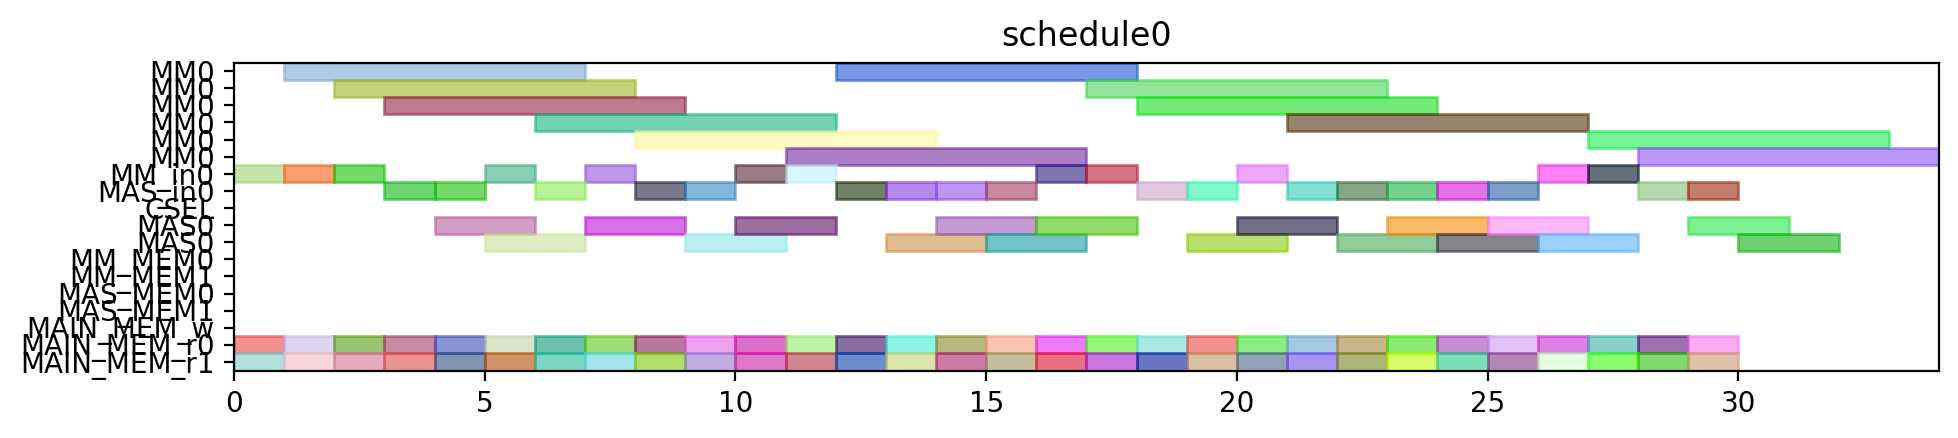

Python code for this plot:
from pyschedule import Scenario, solvers, plotters, alt


def solve():
	horizon = 120
	S = Scenario("schedule0", horizon=horizon)

	# resource
	MM = S.Resources('MM', num=1, size=6)
	MM_in = S.Resources('MM_in', num=1)
	MAS_in = S.Resources('MAS_in', num=1)
	CSEL = S.Resource('CSEL')
	MAS = S.Resources('MAS', num=1, size=2, periods=range(1, horizon))
	MM_MEM = S.Resources('MM_MEM', num=2)
	MAS_MEM = S.Resources('MAS_MEM', num=2)
	MAIN_MEM_w = S.Resource('MAIN_MEM_w', size=1)
	MAIN_MEM_r = S.Resources('MAIN_MEM_r', num=2)

	# result of previous scheduling

	# new tasks
	c_t0_t0_t0 = S.Task('c_t0_t0_t0', length=6, delay_cost=1)
	c_t0_t0_t0 += alt(MM)
	c_t0_t0_t0_in = S.Task('c_t0_t0_t0_in', length=1, delay_cost=1)
	c_t0_t0_t0_in += alt(MM_in)
	S += c_t0_t0_t0_in*MM_in[0]<=c_t0_t0_t0*MM[0]
	c_t0_t0_t0_mem0 = S.Task('c_t0_t0_t0_mem0', length=1, delay_cost=1)
	c_t0_t0_t0_mem0 += MAIN_MEM_r[0]
	S += c_t0_t0_t0_mem0 <= c_t0_t0_t0

	c_t0_t0_t0_mem1 = S.Task('c_t0_t0_t0_mem1', length=1, delay_cost=1)
	c_t0_t0_t0_mem1 += MAIN_MEM_r[1]
	S += c_t0_t0_t0_mem1 <= c_t0_t0_t0

	c_t0_t0_t1 = S.Task('c_t0_t0_t1', length=6, delay_cost=1)
	c_t0_t0_t1 += alt(MM)
	c_t0_t0_t1_in = S.Task('c_t0_t0_t1_in', length=1, delay_cost=1)
	c_t0_t0_t1_in += alt(MM_in)
	S += c_t0_t0_t1_in*MM_in[0]<=c_t0_t0_t1*MM[0]
	c_t0_t0_t1_mem0 = S.Task('c_t0_t0_t1_mem0', length=1, delay_cost=1)
	c_t0_t0_t1_mem0 += MAIN_MEM_r[0]
	S += c_t0_t0_t1_mem0 <= c_t0_t0_t1

	c_t0_t0_t1_mem1 = S.Task('c_t0_t0_t1_mem1', length=1, delay_cost=1)
	c_t0_t0_t1_mem1 += MAIN_MEM_r[1]
	S += c_t0_t0_t1_mem1 <= c_t0_t0_t1

	c_t0_t0_t2 = S.Task('c_t0_t0_t2', length=2, delay_cost=1)
	c_t0_t0_t2 += alt(MAS)
	c_t0_t0_t2_in = S.Task('c_t0_t0_t2_in', length=1, delay_cost=1)
	c_t0_t0_t2_in += alt(MAS_in)
	S += c_t0_t0_t2_in*MAS_in[0]<=c_t0_t0_t2*MAS[0]

	c_t0_t0_t2_mem0 = S.Task('c_t0_t0_t2_mem0', length=1, delay_cost=1)
	c_t0_t0_t2_mem0 += MAIN_MEM_r[0]
	S += c_t0_t0_t2_mem0 <= c_t0_t0_t2

	c_t0_t0_t2_mem1 = S.Task('c_t0_t0_t2_mem1', length=1, delay_cost=1)
	c_t0_t0_t2_mem1 += MAIN_MEM_r[1]
	S += c_t0_t0_t2_mem1 <= c_t0_t0_t2

	c_t0_t0_t3 = S.Task('c_t0_t0_t3', length=2, delay_cost=1)
	c_t0_t0_t3 += alt(MAS)
	c_t0_t0_t3_in = S.Task('c_t0_t0_t3_in', length=1, delay_cost=1)
	c_t0_t0_t3_in += alt(MAS_in)
	S += c_t0_t0_t3_in*MAS_in[0]<=c_t0_t0_t3*MAS[0]

	c_t0_t0_t3_mem0 = S.Task('c_t0_t0_t3_mem0', length=1, delay_cost=1)
	c_t0_t0_t3_mem0 += MAIN_MEM_r[0]
	S += c_t0_t0_t3_mem0 <= c_t0_t0_t3

	c_t0_t0_t3_mem1 = S.Task('c_t0_t0_t3_mem1', length=1, delay_cost=1)
	c_t0_t0_t3_mem1 += MAIN_MEM_r[1]
	S += c_t0_t0_t3_mem1 <= c_t0_t0_t3

	c_t0_t1_t0 = S.Task('c_t0_t1_t0', length=6, delay_cost=1)
	c_t0_t1_t0 += alt(MM)
	c_t0_t1_t0_in = S.Task('c_t0_t1_t0_in', length=1, delay_cost=1)
	c_t0_t1_t0_in += alt(MM_in)
	S += c_t0_t1_t0_in*MM_in[0]<=c_t0_t1_t0*MM[0]
	c_t0_t1_t0_mem0 = S.Task('c_t0_t1_t0_mem0', length=1, delay_cost=1)
	c_t0_t1_t0_mem0 += MAIN_MEM_r[0]
	S += c_t0_t1_t0_mem0 <= c_t0_t1_t0

	c_t0_t1_t0_mem1 = S.Task('c_t0_t1_t0_mem1', length=1, delay_cost=1)
	c_t0_t1_t0_mem1 += MAIN_MEM_r[1]
	S += c_t0_t1_t0_mem1 <= c_t0_t1_t0

	c_t0_t1_t1 = S.Task('c_t0_t1_t1', length=6, delay_cost=1)
	c_t0_t1_t1 += alt(MM)
	c_t0_t1_t1_in = S.Task('c_t0_t1_t1_in', length=1, delay_cost=1)
	c_t0_t1_t1_in += alt(MM_in)
	S += c_t0_t1_t1_in*MM_in[0]<=c_t0_t1_t1*MM[0]
	c_t0_t1_t1_mem0 = S.Task('c_t0_t1_t1_mem0', length=1, delay_cost=1)
	c_t0_t1_t1_mem0 += MAIN_MEM_r[0]
	S += c_t0_t1_t1_mem0 <= c_t0_t1_t1

	c_t0_t1_t1_mem1 = S.Task('c_t0_t1_t1_mem1', length=1, delay_cost=1)
	c_t0_t1_t1_mem1 += MAIN_MEM_r[1]
	S += c_t0_t1_t1_mem1 <= c_t0_t1_t1

	c_t0_t1_t2 = S.Task('c_t0_t1_t2', length=2, delay_cost=1)
	c_t0_t1_t2 += alt(MAS)
	c_t0_t1_t2_in = S.Task('c_t0_t1_t2_in', length=1, delay_cost=1)
	c_t0_t1_t2_in += alt(MAS_in)
	S += c_t0_t1_t2_in*MAS_in[0]<=c_t0_t1_t2*MAS[0]

	c_t0_t1_t2_mem0 = S.Task('c_t0_t1_t2_mem0', length=1, delay_cost=1)
	c_t0_t1_t2_mem0 += MAIN_MEM_r[0]
	S += c_t0_t1_t2_mem0 <= c_t0_t1_t2

	c_t0_t1_t2_mem1 = S.Task('c_t0_t1_t2_mem1', length=1, delay_cost=1)
	c_t0_t1_t2_mem1 += MAIN_MEM_r[1]
	S += c_t0_t1_t2_mem1 <= c_t0_t1_t2

	c_t0_t1_t3 = S.Task('c_t0_t1_t3', length=2, delay_cost=1)
	c_t0_t1_t3 += alt(MAS)
	c_t0_t1_t3_in = S.Task('c_t0_t1_t3_in', length=1, delay_cost=1)
	c_t0_t1_t3_in += alt(MAS_in)
	S += c_t0_t1_t3_in*MAS_in[0]<=c_t0_t1_t3*MAS[0]

	c_t0_t1_t3_mem0 = S.Task('c_t0_t1_t3_mem0', length=1, delay_cost=1)
	c_t0_t1_t3_mem0 += MAIN_MEM_r[0]
	S += c_t0_t1_t3_mem0 <= c_t0_t1_t3

	c_t0_t1_t3_mem1 = S.Task('c_t0_t1_t3_mem1', length=1, delay_cost=1)
	c_t0_t1_t3_mem1 += MAIN_MEM_r[1]
	S += c_t0_t1_t3_mem1 <= c_t0_t1_t3

	c_t0_t20 = S.Task('c_t0_t20', length=2, delay_cost=1)
	c_t0_t20 += alt(MAS)
	c_t0_t20_in = S.Task('c_t0_t20_in', length=1, delay_cost=1)
	c_t0_t20_in += alt(MAS_in)
	S += c_t0_t20_in*MAS_in[0]<=c_t0_t20*MAS[0]

	c_t0_t20_mem0 = S.Task('c_t0_t20_mem0', length=1, delay_cost=1)
	c_t0_t20_mem0 += MAIN_MEM_r[0]
	S += c_t0_t20_mem0 <= c_t0_t20

	c_t0_t20_mem1 = S.Task('c_t0_t20_mem1', length=1, delay_cost=1)
	c_t0_t20_mem1 += MAIN_MEM_r[1]
	S += c_t0_t20_mem1 <= c_t0_t20

	c_t0_t21 = S.Task('c_t0_t21', length=2, delay_cost=1)
	c_t0_t21 += alt(MAS)
	c_t0_t21_in = S.Task('c_t0_t21_in', length=1, delay_cost=1)
	c_t0_t21_in += alt(MAS_in)
	S += c_t0_t21_in*MAS_in[0]<=c_t0_t21*MAS[0]

	c_t0_t21_mem0 = S.Task('c_t0_t21_mem0', length=1, delay_cost=1)
	c_t0_t21_mem0 += MAIN_MEM_r[0]
	S += c_t0_t21_mem0 <= c_t0_t21

	c_t0_t21_mem1 = S.Task('c_t0_t21_mem1', length=1, delay_cost=1)
	c_t0_t21_mem1 += MAIN_MEM_r[1]
	S += c_t0_t21_mem1 <= c_t0_t21

	c_t0_t30 = S.Task('c_t0_t30', length=2, delay_cost=1)
	c_t0_t30 += alt(MAS)
	c_t0_t30_in = S.Task('c_t0_t30_in', length=1, delay_cost=1)
	c_t0_t30_in += alt(MAS_in)
	S += c_t0_t30_in*MAS_in[0]<=c_t0_t30*MAS[0]

	c_t0_t30_mem0 = S.Task('c_t0_t30_mem0', length=1, delay_cost=1)
	c_t0_t30_mem0 += MAIN_MEM_r[0]
	S += c_t0_t30_mem0 <= c_t0_t30

	c_t0_t30_mem1 = S.Task('c_t0_t30_mem1', length=1, delay_cost=1)
	c_t0_t30_mem1 += MAIN_MEM_r[1]
	S += c_t0_t30_mem1 <= c_t0_t30

	c_t0_t31 = S.Task('c_t0_t31', length=2, delay_cost=1)
	c_t0_t31 += alt(MAS)
	c_t0_t31_in = S.Task('c_t0_t31_in', length=1, delay_cost=1)
	c_t0_t31_in += alt(MAS_in)
	S += c_t0_t31_in*MAS_in[0]<=c_t0_t31*MAS[0]

	c_t0_t31_mem0 = S.Task('c_t0_t31_mem0', length=1, delay_cost=1)
	c_t0_t31_mem0 += MAIN_MEM_r[0]
	S += c_t0_t31_mem0 <= c_t0_t31

	c_t0_t31_mem1 = S.Task('c_t0_t31_mem1', length=1, delay_cost=1)
	c_t0_t31_mem1 += MAIN_MEM_r[1]
	S += c_t0_t31_mem1 <= c_t0_t31

	c_t1_t0_t0 = S.Task('c_t1_t0_t0', length=6, delay_cost=1)
	c_t1_t0_t0 += alt(MM)
	c_t1_t0_t0_in = S.Task('c_t1_t0_t0_in', length=1, delay_cost=1)
	c_t1_t0_t0_in += alt(MM_in)
	S += c_t1_t0_t0_in*MM_in[0]<=c_t1_t0_t0*MM[0]
	c_t1_t0_t0_mem0 = S.Task('c_t1_t0_t0_mem0', length=1, delay_cost=1)
	c_t1_t0_t0_mem0 += MAIN_MEM_r[0]
	S += c_t1_t0_t0_mem0 <= c_t1_t0_t0

	c_t1_t0_t0_mem1 = S.Task('c_t1_t0_t0_mem1', length=1, delay_cost=1)
	c_t1_t0_t0_mem1 += MAIN_MEM_r[1]
	S += c_t1_t0_t0_mem1 <= c_t1_t0_t0

	c_t1_t0_t1 = S.Task('c_t1_t0_t1', length=6, delay_cost=1)
	c_t1_t0_t1 += alt(MM)
	c_t1_t0_t1_in = S.Task('c_t1_t0_t1_in', length=1, delay_cost=1)
	c_t1_t0_t1_in += alt(MM_in)
	S += c_t1_t0_t1_in*MM_in[0]<=c_t1_t0_t1*MM[0]
	c_t1_t0_t1_mem0 = S.Task('c_t1_t0_t1_mem0', length=1, delay_cost=1)
	c_t1_t0_t1_mem0 += MAIN_MEM_r[0]
	S += c_t1_t0_t1_mem0 <= c_t1_t0_t1

	c_t1_t0_t1_mem1 = S.Task('c_t1_t0_t1_mem1', length=1, delay_cost=1)
	c_t1_t0_t1_mem1 += MAIN_MEM_r[1]
	S += c_t1_t0_t1_mem1 <= c_t1_t0_t1

	c_t1_t0_t2 = S.Task('c_t1_t0_t2', length=2, delay_cost=1)
	c_t1_t0_t2 += alt(MAS)
	c_t1_t0_t2_in = S.Task('c_t1_t0_t2_in', length=1, delay_cost=1)
	c_t1_t0_t2_in += alt(MAS_in)
	S += c_t1_t0_t2_in*MAS_in[0]<=c_t1_t0_t2*MAS[0]

	c_t1_t0_t2_mem0 = S.Task('c_t1_t0_t2_mem0', length=1, delay_cost=1)
	c_t1_t0_t2_mem0 += MAIN_MEM_r[0]
	S += c_t1_t0_t2_mem0 <= c_t1_t0_t2

	c_t1_t0_t2_mem1 = S.Task('c_t1_t0_t2_mem1', length=1, delay_cost=1)
	c_t1_t0_t2_mem1 += MAIN_MEM_r[1]
	S += c_t1_t0_t2_mem1 <= c_t1_t0_t2

	c_t1_t0_t3 = S.Task('c_t1_t0_t3', length=2, delay_cost=1)
	c_t1_t0_t3 += alt(MAS)
	c_t1_t0_t3_in = S.Task('c_t1_t0_t3_in', length=1, delay_cost=1)
	c_t1_t0_t3_in += alt(MAS_in)
	S += c_t1_t0_t3_in*MAS_in[0]<=c_t1_t0_t3*MAS[0]

	c_t1_t0_t3_mem0 = S.Task('c_t1_t0_t3_mem0', length=1, delay_cost=1)
	c_t1_t0_t3_mem0 += MAIN_MEM_r[0]
	S += c_t1_t0_t3_mem0 <= c_t1_t0_t3

	c_t1_t0_t3_mem1 = S.Task('c_t1_t0_t3_mem1', length=1, delay_cost=1)
	c_t1_t0_t3_mem1 += MAIN_MEM_r[1]
	S += c_t1_t0_t3_mem1 <= c_t1_t0_t3

	c_t1_t1_t0 = S.Task('c_t1_t1_t0', length=6, delay_cost=1)
	c_t1_t1_t0 += alt(MM)
	c_t1_t1_t0_in = S.Task('c_t1_t1_t0_in', length=1, delay_cost=1)
	c_t1_t1_t0_in += alt(MM_in)
	S += c_t1_t1_t0_in*MM_in[0]<=c_t1_t1_t0*MM[0]
	c_t1_t1_t0_mem0 = S.Task('c_t1_t1_t0_mem0', length=1, delay_cost=1)
	c_t1_t1_t0_mem0 += MAIN_MEM_r[0]
	S += c_t1_t1_t0_mem0 <= c_t1_t1_t0

	c_t1_t1_t0_mem1 = S.Task('c_t1_t1_t0_mem1', length=1, delay_cost=1)
	c_t1_t1_t0_mem1 += MAIN_MEM_r[1]
	S += c_t1_t1_t0_mem1 <= c_t1_t1_t0

	c_t1_t1_t1 = S.Task('c_t1_t1_t1', length=6, delay_cost=1)
	c_t1_t1_t1 += alt(MM)
	c_t1_t1_t1_in = S.Task('c_t1_t1_t1_in', length=1, delay_cost=1)
	c_t1_t1_t1_in += alt(MM_in)
	S += c_t1_t1_t1_in*MM_in[0]<=c_t1_t1_t1*MM[0]
	c_t1_t1_t1_mem0 = S.Task('c_t1_t1_t1_mem0', length=1, delay_cost=1)
	c_t1_t1_t1_mem0 += MAIN_MEM_r[0]
	S += c_t1_t1_t1_mem0 <= c_t1_t1_t1

	c_t1_t1_t1_mem1 = S.Task('c_t1_t1_t1_mem1', length=1, delay_cost=1)
	c_t1_t1_t1_mem1 += MAIN_MEM_r[1]
	S += c_t1_t1_t1_mem1 <= c_t1_t1_t1

	c_t1_t1_t2 = S.Task('c_t1_t1_t2', length=2, delay_cost=1)
	c_t1_t1_t2 += alt(MAS)
	c_t1_t1_t2_in = S.Task('c_t1_t1_t2_in', length=1, delay_cost=1)
	c_t1_t1_t2_in += alt(MAS_in)
	S += c_t1_t1_t2_in*MAS_in[0]<=c_t1_t1_t2*MAS[0]

	c_t1_t1_t2_mem0 = S.Task('c_t1_t1_t2_mem0', length=1, delay_cost=1)
	c_t1_t1_t2_mem0 += MAIN_MEM_r[0]
	S += c_t1_t1_t2_mem0 <= c_t1_t1_t2

	c_t1_t1_t2_mem1 = S.Task('c_t1_t1_t2_mem1', length=1, delay_cost=1)
	c_t1_t1_t2_mem1 += MAIN_MEM_r[1]
	S += c_t1_t1_t2_mem1 <= c_t1_t1_t2

	c_t1_t1_t3 = S.Task('c_t1_t1_t3', length=2, delay_cost=1)
	c_t1_t1_t3 += alt(MAS)
	c_t1_t1_t3_in = S.Task('c_t1_t1_t3_in', length=1, delay_cost=1)
	c_t1_t1_t3_in += alt(MAS_in)
	S += c_t1_t1_t3_in*MAS_in[0]<=c_t1_t1_t3*MAS[0]

	c_t1_t1_t3_mem0 = S.Task('c_t1_t1_t3_mem0', length=1, delay_cost=1)
	c_t1_t1_t3_mem0 += MAIN_MEM_r[0]
	S += c_t1_t1_t3_mem0 <= c_t1_t1_t3

	c_t1_t1_t3_mem1 = S.Task('c_t1_t1_t3_mem1', length=1, delay_cost=1)
	c_t1_t1_t3_mem1 += MAIN_MEM_r[1]
	S += c_t1_t1_t3_mem1 <= c_t1_t1_t3

	c_t1_t20 = S.Task('c_t1_t20', length=2, delay_cost=1)
	c_t1_t20 += alt(MAS)
	c_t1_t20_in = S.Task('c_t1_t20_in', length=1, delay_cost=1)
	c_t1_t20_in += alt(MAS_in)
	S += c_t1_t20_in*MAS_in[0]<=c_t1_t20*MAS[0]

	c_t1_t20_mem0 = S.Task('c_t1_t20_mem0', length=1, delay_cost=1)
	c_t1_t20_mem0 += MAIN_MEM_r[0]
	S += c_t1_t20_mem0 <= c_t1_t20

	c_t1_t20_mem1 = S.Task('c_t1_t20_mem1', length=1, delay_cost=1)
	c_t1_t20_mem1 += MAIN_MEM_r[1]
	S += c_t1_t20_mem1 <= c_t1_t20

	c_t1_t21 = S.Task('c_t1_t21', length=2, delay_cost=1)
	c_t1_t21 += alt(MAS)
	c_t1_t21_in = S.Task('c_t1_t21_in', length=1, delay_cost=1)
	c_t1_t21_in += alt(MAS_in)
	S += c_t1_t21_in*MAS_in[0]<=c_t1_t21*MAS[0]

	c_t1_t21_mem0 = S.Task('c_t1_t21_mem0', length=1, delay_cost=1)
	c_t1_t21_mem0 += MAIN_MEM_r[0]
	S += c_t1_t21_mem0 <= c_t1_t21

	c_t1_t21_mem1 = S.Task('c_t1_t21_mem1', length=1, delay_cost=1)
	c_t1_t21_mem1 += MAIN_MEM_r[1]
	S += c_t1_t21_mem1 <= c_t1_t21

	c_t1_t30 = S.Task('c_t1_t30', length=2, delay_cost=1)
	c_t1_t30 += alt(MAS)
	c_t1_t30_in = S.Task('c_t1_t30_in', length=1, delay_cost=1)
	c_t1_t30_in += alt(MAS_in)
	S += c_t1_t30_in*MAS_in[0]<=c_t1_t30*MAS[0]

	c_t1_t30_mem0 = S.Task('c_t1_t30_mem0', length=1, delay_cost=1)
	c_t1_t30_mem0 += MAIN_MEM_r[0]
	S += c_t1_t30_mem0 <= c_t1_t30

	c_t1_t30_mem1 = S.Task('c_t1_t30_mem1', length=1, delay_cost=1)
	c_t1_t30_mem1 += MAIN_MEM_r[1]
	S += c_t1_t30_mem1 <= c_t1_t30

	c_t1_t31 = S.Task('c_t1_t31', length=2, delay_cost=1)
	c_t1_t31 += alt(MAS)
	c_t1_t31_in = S.Task('c_t1_t31_in', length=1, delay_cost=1)
	c_t1_t31_in += alt(MAS_in)
	S += c_t1_t31_in*MAS_in[0]<=c_t1_t31*MAS[0]

	c_t1_t31_mem0 = S.Task('c_t1_t31_mem0', length=1, delay_cost=1)
	c_t1_t31_mem0 += MAIN_MEM_r[0]
	S += c_t1_t31_mem0 <= c_t1_t31

	c_t1_t31_mem1 = S.Task('c_t1_t31_mem1', length=1, delay_cost=1)
	c_t1_t31_mem1 += MAIN_MEM_r[1]
	S += c_t1_t31_mem1 <= c_t1_t31

	c_t2_t0_t0 = S.Task('c_t2_t0_t0', length=6, delay_cost=1)
	c_t2_t0_t0 += alt(MM)
	c_t2_t0_t0_in = S.Task('c_t2_t0_t0_in', length=1, delay_cost=1)
	c_t2_t0_t0_in += alt(MM_in)
	S += c_t2_t0_t0_in*MM_in[0]<=c_t2_t0_t0*MM[0]
	c_t2_t0_t0_mem0 = S.Task('c_t2_t0_t0_mem0', length=1, delay_cost=1)
	c_t2_t0_t0_mem0 += MAIN_MEM_r[0]
	S += c_t2_t0_t0_mem0 <= c_t2_t0_t0

	c_t2_t0_t0_mem1 = S.Task('c_t2_t0_t0_mem1', length=1, delay_cost=1)
	c_t2_t0_t0_mem1 += MAIN_MEM_r[1]
	S += c_t2_t0_t0_mem1 <= c_t2_t0_t0

	c_t2_t0_t1 = S.Task('c_t2_t0_t1', length=6, delay_cost=1)
	c_t2_t0_t1 += alt(MM)
	c_t2_t0_t1_in = S.Task('c_t2_t0_t1_in', length=1, delay_cost=1)
	c_t2_t0_t1_in += alt(MM_in)
	S += c_t2_t0_t1_in*MM_in[0]<=c_t2_t0_t1*MM[0]
	c_t2_t0_t1_mem0 = S.Task('c_t2_t0_t1_mem0', length=1, delay_cost=1)
	c_t2_t0_t1_mem0 += MAIN_MEM_r[0]
	S += c_t2_t0_t1_mem0 <= c_t2_t0_t1

	c_t2_t0_t1_mem1 = S.Task('c_t2_t0_t1_mem1', length=1, delay_cost=1)
	c_t2_t0_t1_mem1 += MAIN_MEM_r[1]
	S += c_t2_t0_t1_mem1 <= c_t2_t0_t1

	c_t2_t0_t2 = S.Task('c_t2_t0_t2', length=2, delay_cost=1)
	c_t2_t0_t2 += alt(MAS)
	c_t2_t0_t2_in = S.Task('c_t2_t0_t2_in', length=1, delay_cost=1)
	c_t2_t0_t2_in += alt(MAS_in)
	S += c_t2_t0_t2_in*MAS_in[0]<=c_t2_t0_t2*MAS[0]

	c_t2_t0_t2_mem0 = S.Task('c_t2_t0_t2_mem0', length=1, delay_cost=1)
	c_t2_t0_t2_mem0 += MAIN_MEM_r[0]
	S += c_t2_t0_t2_mem0 <= c_t2_t0_t2

	c_t2_t0_t2_mem1 = S.Task('c_t2_t0_t2_mem1', length=1, delay_cost=1)
	c_t2_t0_t2_mem1 += MAIN_MEM_r[1]
	S += c_t2_t0_t2_mem1 <= c_t2_t0_t2

	c_t2_t0_t3 = S.Task('c_t2_t0_t3', length=2, delay_cost=1)
	c_t2_t0_t3 += alt(MAS)
	c_t2_t0_t3_in = S.Task('c_t2_t0_t3_in', length=1, delay_cost=1)
	c_t2_t0_t3_in += alt(MAS_in)
	S += c_t2_t0_t3_in*MAS_in[0]<=c_t2_t0_t3*MAS[0]

	c_t2_t0_t3_mem0 = S.Task('c_t2_t0_t3_mem0', length=1, delay_cost=1)
	c_t2_t0_t3_mem0 += MAIN_MEM_r[0]
	S += c_t2_t0_t3_mem0 <= c_t2_t0_t3

	c_t2_t0_t3_mem1 = S.Task('c_t2_t0_t3_mem1', length=1, delay_cost=1)
	c_t2_t0_t3_mem1 += MAIN_MEM_r[1]
	S += c_t2_t0_t3_mem1 <= c_t2_t0_t3

	c_t2_t1_t0 = S.Task('c_t2_t1_t0', length=6, delay_cost=1)
	c_t2_t1_t0 += alt(MM)
	c_t2_t1_t0_in = S.Task('c_t2_t1_t0_in', length=1, delay_cost=1)
	c_t2_t1_t0_in += alt(MM_in)
	S += c_t2_t1_t0_in*MM_in[0]<=c_t2_t1_t0*MM[0]
	c_t2_t1_t0_mem0 = S.Task('c_t2_t1_t0_mem0', length=1, delay_cost=1)
	c_t2_t1_t0_mem0 += MAIN_MEM_r[0]
	S += c_t2_t1_t0_mem0 <= c_t2_t1_t0

	c_t2_t1_t0_mem1 = S.Task('c_t2_t1_t0_mem1', length=1, delay_cost=1)
	c_t2_t1_t0_mem1 += MAIN_MEM_r[1]
	S += c_t2_t1_t0_mem1 <= c_t2_t1_t0

	c_t2_t1_t1 = S.Task('c_t2_t1_t1', length=6, delay_cost=1)
	c_t2_t1_t1 += alt(MM)
	c_t2_t1_t1_in = S.Task('c_t2_t1_t1_in', length=1, delay_cost=1)
	c_t2_t1_t1_in += alt(MM_in)
	S += c_t2_t1_t1_in*MM_in[0]<=c_t2_t1_t1*MM[0]
	c_t2_t1_t1_mem0 = S.Task('c_t2_t1_t1_mem0', length=1, delay_cost=1)
	c_t2_t1_t1_mem0 += MAIN_MEM_r[0]
	S += c_t2_t1_t1_mem0 <= c_t2_t1_t1

	c_t2_t1_t1_mem1 = S.Task('c_t2_t1_t1_mem1', length=1, delay_cost=1)
	c_t2_t1_t1_mem1 += MAIN_MEM_r[1]
	S += c_t2_t1_t1_mem1 <= c_t2_t1_t1

	solvers.mip.solve(S,msg=1,kind='CPLEX',ratio_gap=1.01)

	solution = [['hoge']*len(S.solution()[1]) for i in range(len(S.solution()))]
	for i in range(len(S.solution())):
		for j in range(len(S.solution()[i])):
			solution[i][j]=str(S.solution()[i][j])
	print(solution)

	cycles = int(solution[-1][3])

	pic_file_name = "/mnt/rose/usr1/fukuda/ABE/multiRAM_multiMAS_16mux/scheduling_result/stage6MM1_stage2MAS1/MUL/schedule0.png"
	if(S.solution() != []):
		plotters.matplotlib.plot(S,img_filename=pic_file_name, show_task_labels=False, fig_size=(cycles*0.25+3, 2))

	return solution
